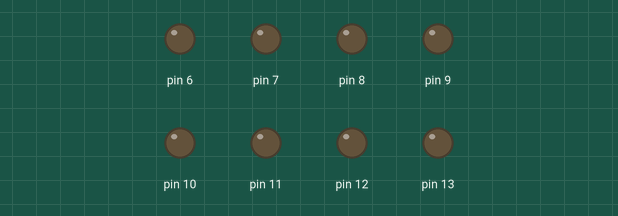
A sketch run on a simulated Arduino Uno, built with avr-gcc and run on an emulated ATmega328P. Parts: output pins drawn as LEDs (lit = HIGH).

Above: at 0.3 s.
At 9.3 s:
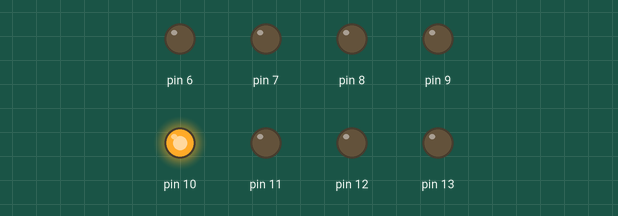
At 13.8 s:
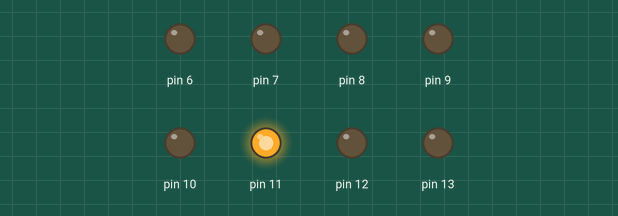
At 18.3 s:
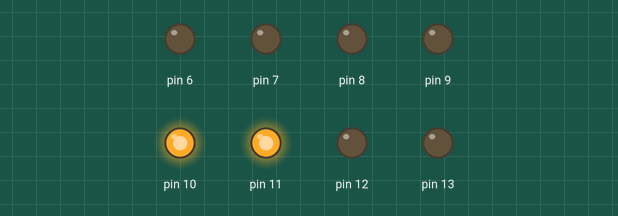
At 27.3 s:
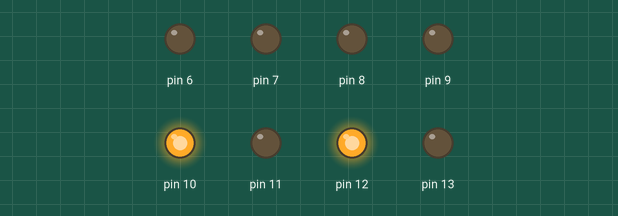
At 36.3 s:
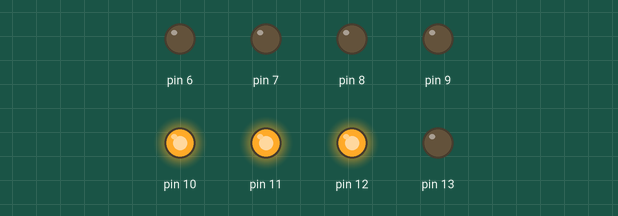
Timing chart, 0 to 40.0 s (numbered marks = the images above):
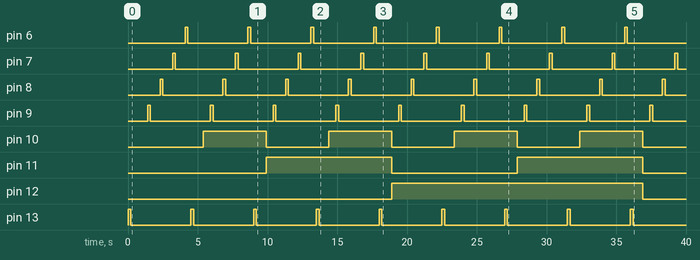

Measured:
- by itself, pin 6–9, pin 13: alternates HIGH for 0.20 s and LOW for 4.3 s
- by itself, pin 10: alternates HIGH for 4.5 s and LOW for 4.5 s
- by itself, pin 11: alternates HIGH for 9.0 s and LOW for 9.0 s
- by itself, pin 12: LOW → HIGH at 18.9 s, → LOW 18.0 s later

The sketch:

LedBlink.ino
```cpp
#include <Arduino.h>
#include "include/led.hpp"

LED ledInterno(13);

LEDRGB ledRGB(12,11,10);
LED ledum(9);
LED ledois(8);
LED ledtres(7);
LED ledquatro(6);
void setup(){
    Serial.begin(9600);
}

void loop(){

for (int r = 0; r <= 255; r += 255) {
  for (int g = 0; g <= 255; g += 255) {
    for (int b = 0; b <= 255; b += 255) {
      ledInterno.blink();
      delay(500);
      ledRGB.setColor(r, g, b);
      delay(500);
    ledum.blink();
       delay(500);
     ledois.blink();
    delay(500);
         ledtres.blink();
         delay(500);
         ledquatro.blink();
     }
   //O(N^3) eu conseguiria diminuir para O(N^2)? Eu pensei em passar os valores de r, g e b em um array e fazer um loop só, mas ainda não tive tempo de testar essa ideia.
}
}

}
```

led.hpp
```cpp
#ifndef LED_HPP
#define LED_HPP

#include <Arduino.h>

class LED {


    int pin;
    void on();
    void off();

    public:
    LED();
    LED(int pin);
    void blink();

};

class LEDRGB {
    private:
    int pinR;
    int pinG;
    int pinB;

    public:
    LEDRGB(int pinR, int pinG, int pinB);
    void setColor(int r, int g, int b);
};

#endif
```

led.cpp
```cpp
#include "../include/led.hpp"


LED::LED(int pin) : pin(pin) {

    pinMode(pin, OUTPUT);
}

LEDRGB::LEDRGB(int pinR, int pinG, int pinB) : pinR(pinR), pinG(pinG), pinB(pinB) {
    pinMode(pinR, OUTPUT);
    pinMode(pinG, OUTPUT);
    pinMode(pinB, OUTPUT);
}
 void LED::on(){
     digitalWrite(pin, HIGH);
 }
 void LED::off(){
     digitalWrite(pin, LOW);
 }
 void LED::blink(){
     on();
     delay(200);
     off();
     delay(200);
}
void LEDRGB::setColor(int r, int g, int b){
    analogWrite(pinR, r);
    analogWrite(pinG, g);
    analogWrite(pinB, b);
}
```
